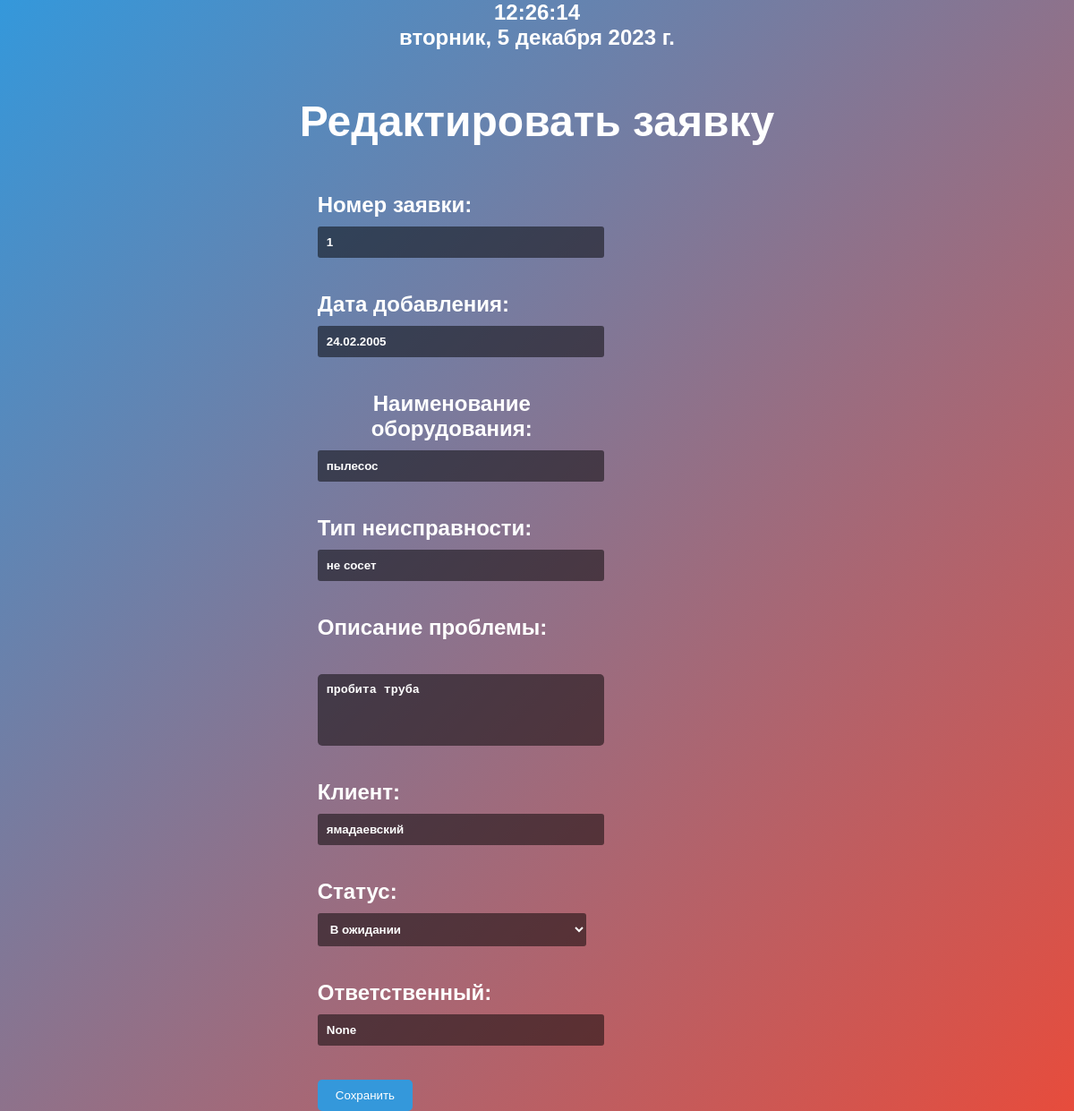
Screenshot of /edit/1 with the database file from the repository.
### database.py (models this page shows, shortened)
class EquipmentRequest(db.Model):
    id = db.Column(db.Integer, primary_key=True)
    request_number = db.Column(db.String(10), unique=True, nullable=False)
    request_date = db.Column(db.String(10), nullable=False)
    equipment_name = db.Column(db.String(255), nullable=False)
    fault_type = db.Column(db.String(255), nullable=False)
    description = db.Column(db.Text, nullable=False)
    client_name = db.Column(db.String(255), nullable=False)
    status = db.Column(db.String(20), nullable=False)
    assigned_to = db.Column(db.String(255), nullable=True)  # Изменим на nullable=True
    start_date = db.Column(db.DateTime)
    end_date = db.Column(db.DateTime)
    created_by = db.Column(db.String(50))
    comments = db.relationship('Comment', backref='request', lazy=True)

### app.py (the view, shortened to what this page needs)
@app.route('/edit/<int:request_id>', methods=['GET', 'POST'])
def edit(request_id):
    request_entry = EquipmentRequest.query.get(request_id)
    return render_template('edit_request.html', request=request_entry)

### templates/edit_request.html (shortened to what this page needs)
<!DOCTYPE html>
<html lang="en">
<head>
    <link rel="stylesheet" type="text/css" href="{{ url_for('static', filename='styles.css') }}">
</head>
<body>
    <div class="vertical-center">
        <div class="times">
            <div id="current-time"></div>
            <div id="current-date"></div>
    <h1>Редактировать заявку</h1>
    <form class="create-form" method="POST">
        <label for="request_number">Номер заявки:</label>
        <input class="input-field" type="text" name="request_number" value="{{ request.request_number }}"><br>
        <label for="request_date">Дата добавления:</label>
        <input class="input-field" type="text" name="request_date" value="{{ request.request_date }}"><br>
        <label for="equipment_name">Наименование оборудования:</label>
        <input class="input-field" type="text" name="equipment_name" value="{{ request.equipment_name }}"><br>
        <label for="fault_type">Тип неисправности:</label>
        <input class="input-field" type="text" name="fault_type" value="{{ request.fault_type }}"><br>
        <label for="description">Описание проблемы:</label><br>
        <textarea class="input-field" name="description" rows="4">{{ request.description }}</textarea><br>
        <label for="client_name">Клиент:</label>
        <input class="input-field" type="text" name="client_name" value="{{ request.client_name }}"><br>
        <label for="status">Статус:</label>
        <select class="input-field" name="status">
            <option value="в ожидании" {% if request.status == 'в ожидании' %}selected{% endif %}>В ожидании</option>
        </select><br>
        <label for="assigned_to">Ответственный:</label>
        <input class="input-field" type="text" name="assigned_to" value="{{ request.assigned_to }}"><br>
        <input type="submit" value="Сохранить">
    </form>
</body>
</html>

### static/styles.css (style rules this page uses)
body { font-family: Arial, sans-serif; margin: 0; padding: 0; background: linear-gradient(to bottom right, #3498db, #e74c3c); color: white; background-size: cover; background-attachment: fixed; overflow-x: hidden; }
.input-field { display: block; width: 100%; margin-bottom: 10px; }
.create-form { display: flex; flex-direction: column; align-items: flex-start; max-width: 300px; margin-left: 20px; }
textarea[name="description"] { width: 300px; padding: 10px; margin-bottom: 10px; border: none; border-radius: 5px; background-color: rgba(0, 0, 0, 0.5); color: white; font-weight: bold; resize: none; }
h1 { text-align: center; padding: 20px 0; }
label { display: block; margin-bottom: 10px; }
input[type="text"], input[type="password"], select, textarea { width: 100%; padding: 10px; margin-bottom: 10px; border: none; border-radius: 3px; background-color: rgba(0, 0, 0, 0.5); color: white; font-weight: bold; }
.times { text-align: center; font-family: 'Arial', sans-serif; color: white; font-weight: bold; font-size: 24px; }
.vertical-center { display: flex; justify-content: center; align-items: center; }
input[type="submit"] { padding: 10px 20px; background-color: #3498db; color: white; border: none; border-radius: 5px; cursor: pointer; }

### rows the page displays
EquipmentRequest: request_number "1", request_date "24.02.2005", equipment_name "пылесос", fault_type "не сосет", description "пробита труба", client_name "ямадаевский", status "В ожидании", assigned_to "None"
